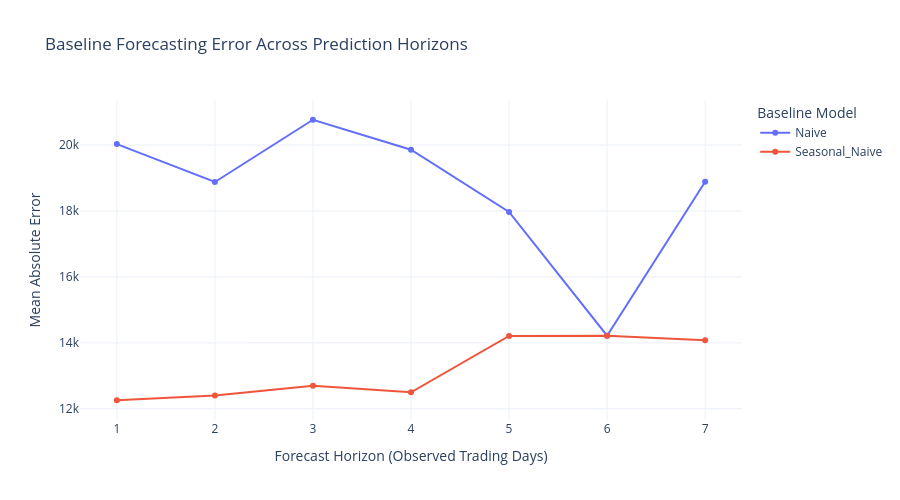

The code cell stored with this chart in its notebook:
### Markdown cell above
#### Visualizing Baseline Forecasting Performance

### Code cell
import plotly.express as px

baseline_comparison_df = (
    baseline_results_df
    .groupby(["Model", "Horizon"], as_index=False)
    .agg(
        Mean_MAE=("MAE", "mean"),
        Mean_RMSE=("RMSE", "mean")
    )
)

fig = px.line(
    baseline_comparison_df,
    x="Horizon",
    y="Mean_MAE",
    color="Model",
    markers=True,
    title="Baseline Forecasting Error Across Prediction Horizons",
    labels={
        "Horizon": "Forecast Horizon (Observed Trading Days)",
        "Mean_MAE": "Mean Absolute Error",
        "Model": "Baseline Model"
    },
    template="plotly_white"
)

fig.update_layout(
    height=500,
    hovermode="x unified",
    legend_title_text="Baseline Model"
)

fig.update_xaxes(
    dtick=1
)

fig.show()

print("Baseline Forecasting Performance by Horizon:")
display(
    baseline_comparison_df
    .sort_values(["Model", "Horizon"])
    .round(2)
)

### Figure 1 — Plotly figure (JSON) as saved in the notebook; plotly's stock layout.template omitted (floating-point values rounded to 4 significant figures)
{"data": [{"hovertemplate": "Baseline Model=Naive<br>Forecast Horizon (Observed Trading Days)=%{x}<br>Mean Absolute Error=%{y}<extra></extra>", "legendgroup": "Naive", "line": {"color": "#636efa", "dash": "solid"}, "marker": {"symbol": "circle"}, "mode": "lines+markers", "name": "Naive", "orientation": "v", "showlegend": true, "type": "scatter", "x": [1, 2, 3, 4, 5, 6, 7], "xaxis": "x", "y": [20030.0, 18880.0, 20770.0, 19860.0, 17970.0, 14220.0, 18880.0], "yaxis": "y"}, {"hovertemplate": "Baseline Model=Seasonal_Naive<br>Forecast Horizon (Observed Trading Days)=%{x}<br>Mean Absolute Error=%{y}<extra></extra>", "legendgroup": "Seasonal_Naive", "line": {"color": "#EF553B", "dash": "solid"}, "marker": {"symbol": "circle"}, "mode": "lines+markers", "name": "Seasonal_Naive", "orientation": "v", "showlegend": true, "type": "scatter", "x": [1, 2, 3, 4, 5, 6, 7], "xaxis": "x", "y": [12260.0, 12400.0, 12700.0, 12500.0, 14210.0, 14220.0, 14080.0], "yaxis": "y"}], "layout": {"height": 500, "hovermode": "x unified", "legend": {"title": {"text": "Baseline Model"}, "tracegroupgap": 0}, "title": {"text": "Baseline Forecasting Error Across Prediction Horizons"}, "xaxis": {"anchor": "y", "domain": [0, 1], "dtick": 1, "title": {"text": "Forecast Horizon (Observed Trading Days)"}}, "yaxis": {"anchor": "x", "domain": [0, 1], "title": {"text": "Mean Absolute Error"}}}}
